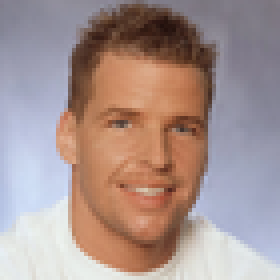
#> input picture data/survivor/S01_Joel_Klug.png, 70 x 70 px (shown 4 times larger); its folder holds 4 pictures in this run
$ python face_recognition.py
#> lines starting #> are read from the running program, lines starting #| are printed output that depends on the picture
'''
Summary:
This program uses PCA (Principal Component Analysis) and K-Means Clustering to analyze faces of
Survivor contestants and professors from a computer science department. The tasks include:

1. PCA for Dimensionality Reduction: Reduce the dimensionality of the face images using PCA, ensuring
   90% of the variance is retained.
2. Face Similarity: Find which professor looks least like a face (largest Euclidean distance after reconstruction).
3. Next Host Prediction: Determine which professor is most likely to be the next host of Survivor, by finding
   the closest professor to Jeff Probst using nearest neighbor classification.
4. Season Prediction: Use K-Means clustering to group Survivor faces and predict which season each professor
   would likely be on.
5. Winner Prediction: Based on K-Means clusters and Survivor rankings, predict which professor is most likely
   to win Survivor.

Data:
- Survivor Dataset: 839 images of Survivor contestants.
- Professor Dataset: 5 images of professors.
- Rankings CSV: A CSV file with rankings of Survivor contestants.

Methods used:
- PCA for dimensionality reduction.
- K-Means for clustering.
- Nearest Neighbors for closest match to Jeff Probst.
'''

import argparse
import os
import pdb
import numpy as np
import matplotlib.pyplot as plt
from sklearn.decomposition import PCA
from sklearn.cluster import KMeans
from sklearn.neighbors import NearestNeighbors
from skimage.io import imread_collection, imread
from skimage.color import rgb2gray
from skimage.transform import resize
from skimage.util import montage
from collections import defaultdict
from sklearn.metrics import silhouette_score, davies_bouldin_score
import pandas as pd

# Define file paths for data (Survivors, Professors, Rankings)
ROOT = os.path.dirname(os.path.abspath(__file__)) # Path to source directory of this file
PROFESSORS = survivor_folder = os.path.join(ROOT, 'data/professors')
SURVIVORS = survivor_folder = os.path.join(ROOT, 'data/survivor')
RANKINGS = os.path.join(ROOT, 'data/rankings.csv')
rankings_file = pd.read_csv(RANKINGS)
#> (reads data/rankings.csv from the repository)

# Argument parser to enable different options like debugging, showing eigenfaces, and reconstructed faces
parser = argparse.ArgumentParser(description="Apply unsupervised learning methods to the problem of face recognition")
parser.add_argument('--debug', help='use pdb to look into code before exiting program', action='store_true')
parser.add_argument('--eigface', help='show the eigen faces', action='store_true')
parser.add_argument('--reconst', help='show the original faces reconstructed with the PCs', action='store_true')
parser.add_argument('--profs', help='show the profesors faces reconstructed with the PCs', action='store_true')
parser.add_argument('--mean', help='show the mean face reconstructed by the pca', action='store_true')
parser.add_argument('--kacc', help='show the accuracy of different ks for the k mean cluster', action='store_true')
parser.add_argument('--eigper', help='show the varience explained by the top 10 eigenfaces', action='store_true')

def main(args):
    # Load the data
    survivors, professors, survivor_names, prof_names, seasons, rank_map = load_data()

    print("Creating the PCA model...")
    pca = PCA(n_components=0.90)
    pca.fit(survivors)
    transformed_survivors = pca.transform(survivors)
    transformed_professors = pca.transform(professors)

    #retrieving the eigenfaces
    n_eigenfaces = pca.n_components_
    #calculating the variance
    total_variance_explained = np.sum(pca.explained_variance_ratio_) * 100  # Convert to percentage

    # Reconstruct survivor and professor faces from the PCA model
    reconstructed_survivors = pca.inverse_transform(transformed_survivors)
    reconstructed_profs = pca.inverse_transform(transformed_professors)
    print("PCA model created!")
    print()

    #printing the PCA statistics
    print()
    print("="*50)
    print(f"Number of Eigenfaces Used: {n_eigenfaces}")
    print(f"Total Variance Explained by These Eigenfaces: {total_variance_explained:.2f}%")
    print("HINT: the --eigface flag will also display those eigenfaces")
    print("="*50)
    print()


    #show a table of the top 10 eigenfaces' explained varience
    if args.eigper:
        plt.figure(figsize=(10, 6))
        plt.bar(range(1, 11), pca.explained_variance_ratio_[:10] * 100)  # Top 5 principal components (eigenfaces)
        plt.xlabel('Principal Component (Eigenface)', fontsize=12)
        plt.ylabel('Variance Explained (%)', fontsize=12)
        plt.title('Variance Explained by Top 10 Eigenfaces', fontsize=14)
        plt.grid(True, axis='y', linestyle='--', alpha=0.6)
        plt.xticks(range(1, 11))
        plt.tight_layout()
        plt.show()


    print("Building the KMeans Cluster Model...")
    # If --kacc is specified, check KMeans accuracy
    if args.kacc:
        kmeans_accuracy(transformed_survivors)
    kmeans = KMeans(n_clusters=20, random_state=4)
    kmeans.fit(transformed_survivors)
    cluster_labels = kmeans.labels_
    print("KMeans Cluster model created")
    print()

    # Find the professor who looks least like a face
    prof_faces_errors = least_like_a_face(survivors, professors, prof_names, args, pca, transformed_survivors, reconstructed_profs)

    # Find the professor most likely to host Survivor
    nn, distance = most_likely_to_host(transformed_survivors, transformed_professors, prof_names)

    # Find the most likely season for each professor
    cluster_seasons, scores = most_likely_seasons(transformed_survivors, transformed_professors, prof_names, seasons, kmeans)

    # Predict the professor most likely to win Survivor
    cluster_rankings, prof_rankings, winnerIndex = most_likely_winner(kmeans, rank_map, survivor_names, transformed_professors, prof_names)

    # If --debug is specified, use pdb for debugging
    if args.debug:
        pdb.set_trace()

def load_data():
    '''Function to load the data, including Survivor images, Professor images, and CSV ranking data'''
    survivor_faces = []
    professor_faces = []
    survivor_names = []
    prof_names = []
    seasons = []

    # Load Survivor images
    print("Loading Survivor Faces...")
    survivor_folder = os.path.join(ROOT, 'data/survivor')
    for file in os.listdir(survivor_folder):
        # Process file name to extract survivor name and season
        base_name = os.path.splitext(file)[0]
        parts = base_name.split('_')
        full_name = f"{parts[1]} {parts[2]}"
        season = parts[0]
        survivor_names.append(full_name)
        seasons.append(season)

        # Load, convert to grayscale, resize, and flatten image
        img = imread(os.path.join(survivor_folder, file))
#> img is the input picture: shape (70, 70, 4); mean R, G, B, A 167.7, 147.2, 143.5, 255
        if img.shape[-1] == 4: # Remove alpha channel if present
            img = img[..., :3]
#> img: shape (70, 70, 3)
        img = rgb2gray(img)  # Convert to grayscale
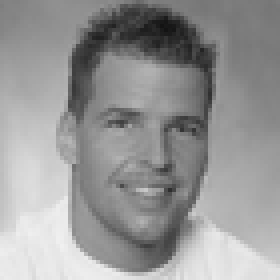
#> img: shape (70, 70) float64 (shown 4 times larger); min 0.0761, max 0.944, mean 0.593
        img = resize(img, (70, 70))  # Resize all images to the same size
        survivor_faces.append(img.flatten())  # Flatten image into a 1D array
#> pass 2 of the loop in load_data, `for file in os.listdir(survivor_folder):`:
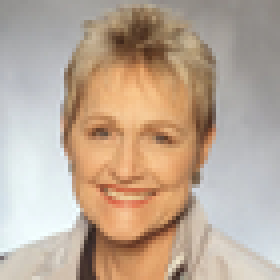
#> input picture data/survivor/S01_Sonja_Christopher.png, 70 x 70 px (shown 4 times larger)
#> in load_data, img is the input picture: shape (70, 70, 4); mean R, G, B, A 188.6, 168.8, 150.9, 255
#> in load_data, `img = rgb2gray(img)`:
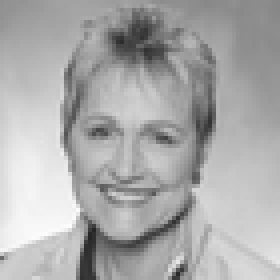
#> img: shape (70, 70) float64 (shown 4 times larger); min 0.145, max 0.991, mean 0.673
#> pass 3 of the loop in load_data, `for file in os.listdir(survivor_folder):`:
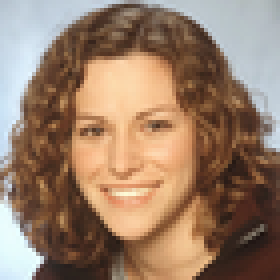
#> input picture data/survivor/S01_Stacey_Stillman.png, 70 x 70 px (shown 4 times larger)
#> in load_data, img is the input picture: shape (70, 70, 4); mean R, G, B, A 153, 125.4, 104.7, 255
#> in load_data, `img = rgb2gray(img)`:
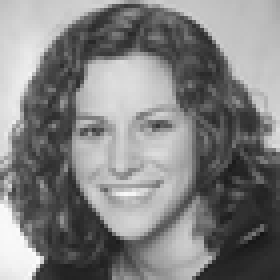
#> img: shape (70, 70) float64 (shown 4 times larger); min 0.0786, max 0.985, mean 0.509
#> the loop made 4 passes; the first 3 are shown

    print("Survivor Faces Uploaded!")

    # Load Professor images
    print("Uploading Professor Faces...")
    professor_folder = os.path.join(ROOT, 'data/professors')
#> (the run stopped early here; a loop or call above may not have finished)
